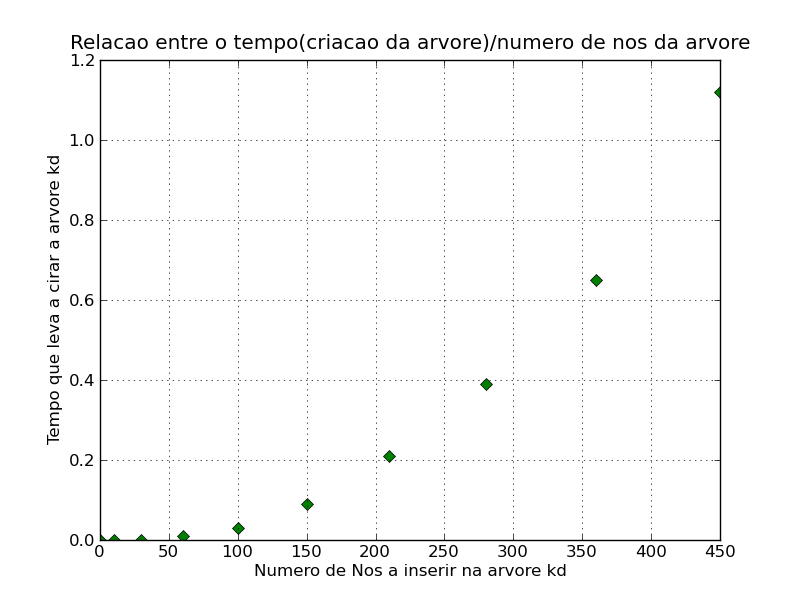

This figure's Python source:
# -*- coding: utf-8 -*-
'''
Created on 12 de junho de 2012

@author: Carlos Palma Nº 5608

Grafico da relaçao entre o tempo
que leva a criar a arvore, e o numero de nos a 
inserir na arvore
'''
import matplotlib.pyplot as plt
import pickle

ficheiro = open("dados.dat", "r")

listaNumNos = pickle.load(ficheiro)
listaTempos = pickle.load(ficheiro)
ficheiro.close()

plt.xlabel("Numero de Nos a inserir na arvore kd")
plt.ylabel("Tempo que leva a cirar a arvore kd")
plt.title("Relacao entre o tempo(criacao da arvore)/numero de nos da arvore")

grafico = plt.plot(listaNumNos, listaTempos, 'Dg')
plt.grid(True)
plt.savefig('NumeroDocentes200.png')
plt.show()